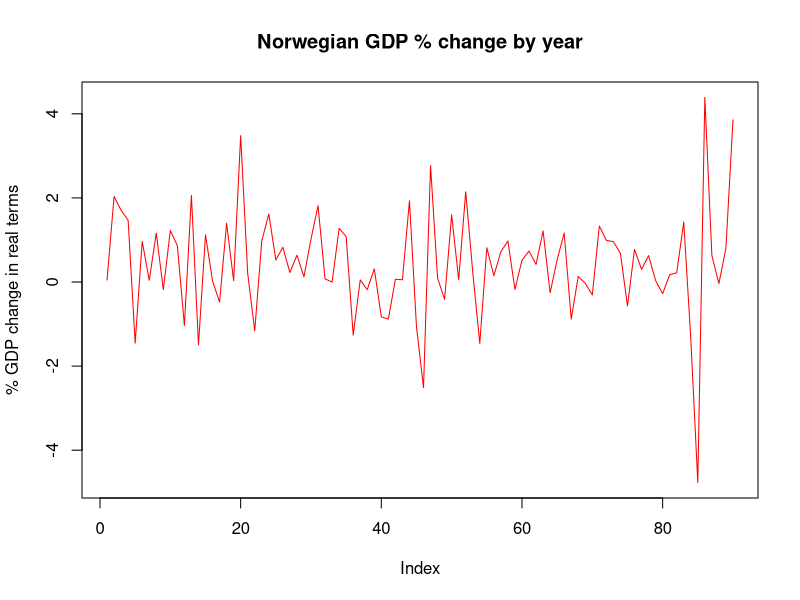
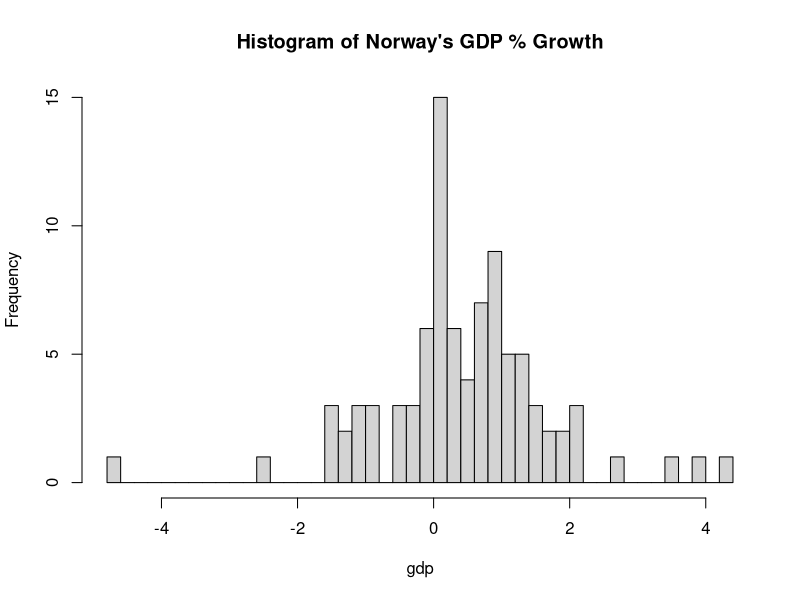
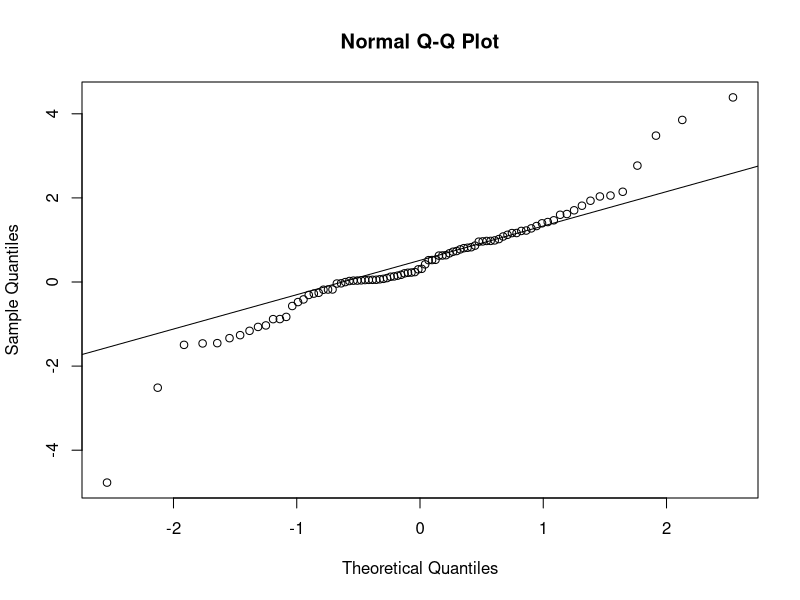
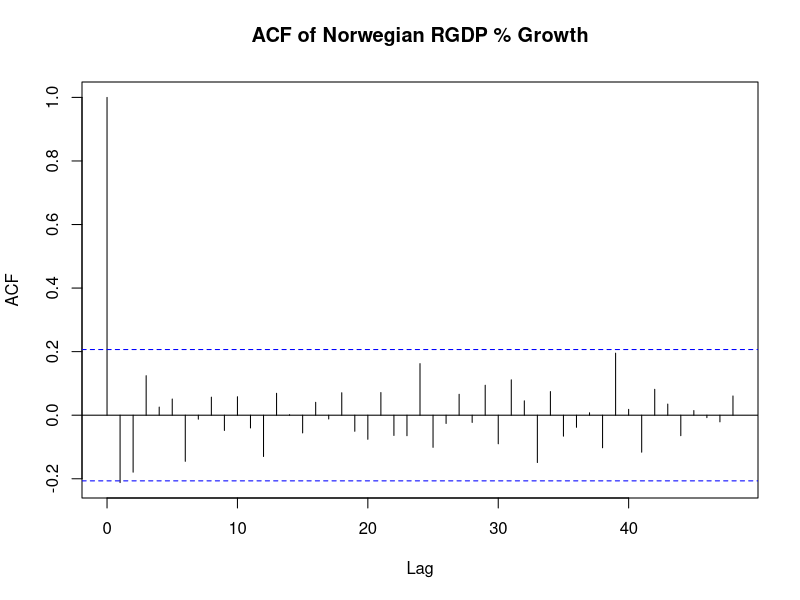
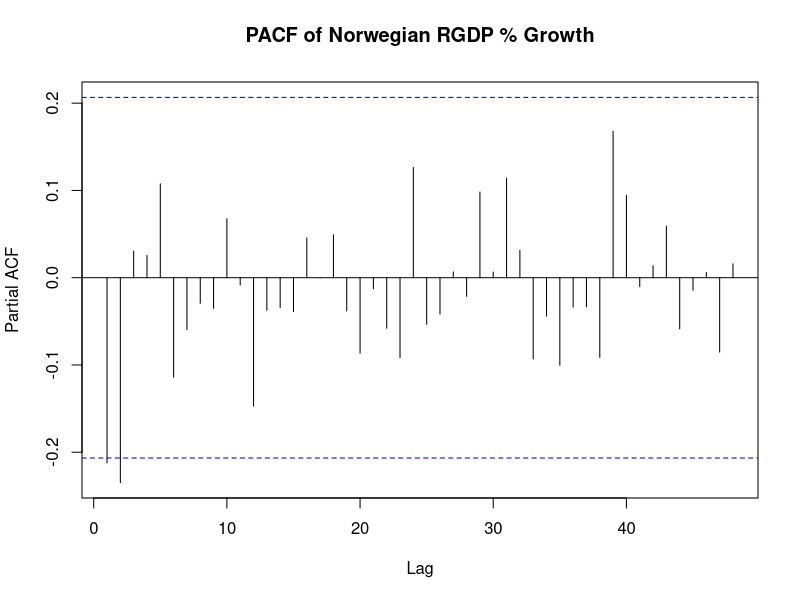
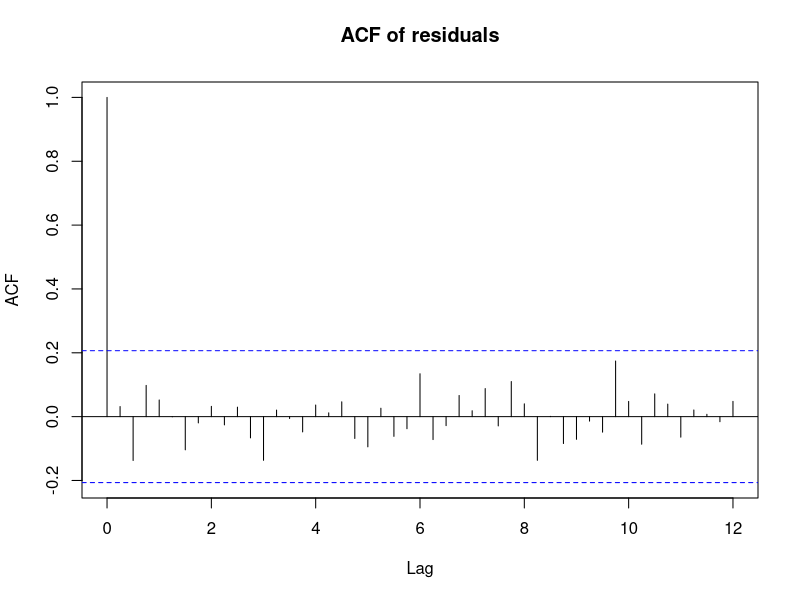
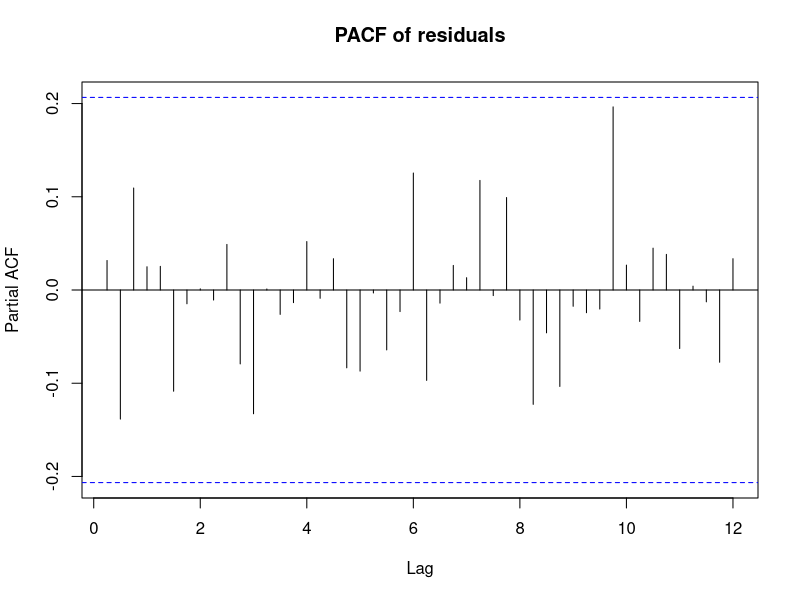
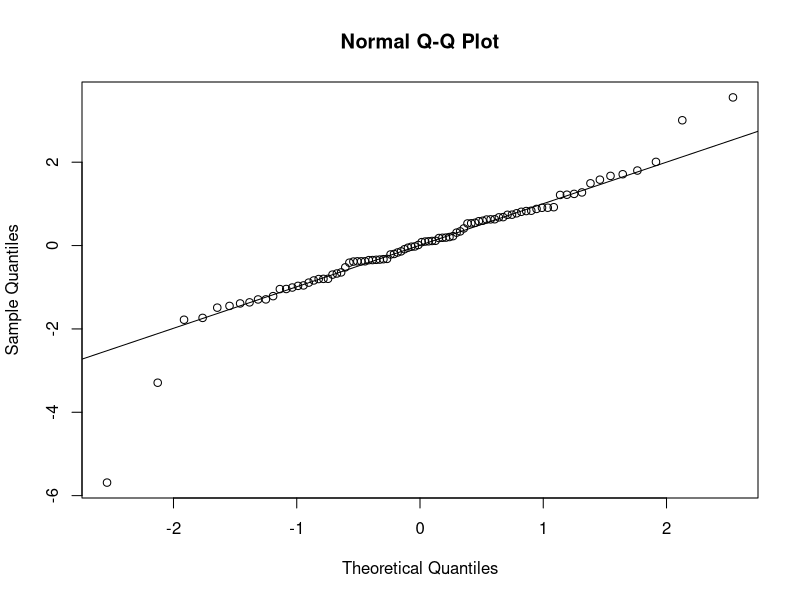

Source code (R) for these figures, in order:
library(readxl)
library(nortest)
library(car)

data <- read_excel("EULN1NOR.xlsx", skip=1)
data

# we are dealing with GDP data, therefore we would like to use their log
gdp <- ts(data$`RGDP NOR`, frequency = 4, start=c(2001,1))[-(0:1)]
gdp

# review RGDP by itself
plot(gdp, type="l", col='red', lwd=1, 
      main="Norwegian GDP % change by year", 
      ylab="% GDP change in real terms")
hist(gdp, nclass=50, main="Histogram of Norway's GDP % Growth")

# test for normality
shapiro.test(gdp)
lillie.test(gdp)
qqnorm(gdp)
qqline(gdp)


# ===== BOX JENKINS =====

acf(gdp, 48, main="ACF of Norwegian RGDP % Growth") #ma(1)
pacf(gdp, 48, main="PACF of Norwegian RGDP % Growth") # ar(1,2)

# ===== MA(1) =====
ma1 = arima(gdp, order=c(0,0,1))
ma1 # all ok

# evaluate
ma1res = ts(ma1$residuals, frequency = 4, start=c(2001,1))
acf(ma1res, 48, main="ACF of residuals")
pacf(ma1res, 48, main="PACF of residuals")

shapiro.test(ma1res)
lillie.test(ma1res)
qqnorm(ma1res)
qqline(ma1res)

acf(ts(ma1res^2), 48, main="ACF of squared residuals")
pacf(ts(ma1res^2), 48, main="PACF of squared residuals")


# ===== MA({1,4}) =====
ma14 = arima(gdp, order=c(0, 0, 4), fixed=c(NA,0,0,NA,NA))
ma14 # ar1 probs not, ma1 ok, intercept ok

# evaluate
ma14res = ts(ma14$residuals, frequency = 4, start=c(2001,1))
acf(ma14res, 48, main="ACF of residuals")
pacf(ma14res, 48, main="PACF of residuals")
shapiro.test(ma14res)
lillie.test(ma14res)
qqnorm(ma14res)
qqline(ma14res)

acf(ts(ma14res^2,), 48, main="ACF of squared residuals")
pacf(ts(ma14res^2), 48, main="PACF of squared residuals")


# ===== ARΜΑ(1,1) =====
ar1ma1 = arima(gdp, order=c(1, 0, 1))
ar1ma1 # ar1 probs not, ma1 ok, intercept ok

# evaluate
ar1ma1res = ts(ar1ma1$residuals, frequency = 4, start=c(2001,1))
acf(ar1ma1res, 48, main="ACF of residuals")
pacf(ar1ma1res, 48, main="PACF of residuals")
shapiro.test(ar1ma1res)
lillie.test(ar1ma1res)
qqnorm(ar1ma1res)
qqline(ar1ma1res)

acf(ts(ar1ma1res^2,), 48, main="ACF of squared residuals")
pacf(ts(ar1ma1res^2), 48, main="PACF of squared residuals")

# We choose MA(1)


# ===== SIMPLE OLS MODEL ===== 
lm_data = data[-(0:9),]
model <- lm(`RGDP NOR` ~ .-`...1`, data=lm_data)
summary(model)

# evaluate hypotheses
model_res = model$residuals
acf(model_res, 48, main="ACF of residuals")
pacf(model_res, 48, main="PACF of residuals")
shapiro.test(model_res)
lillie.test(model_res)
qqnorm(model_res)
qqline(model_res)

# check for multicolinearity
# this will notify us of variables that most likely need to be removed
# after we fit our mixed model
vif(model)


# ===== MIXED ARIMA MODEL =====

# create mixed ARIMA model
lm_ma1 = arima(model_res, order=c(0,0,1), include.mean=F)
lm_ma1

acf(lm_ma1$residuals, 48, main="ACF of residuals")
pacf(lm_ma1$residuals, 48, main="PACF of residuals")


mixed_model = arima(lm_data$`RGDP NOR`, order=c(0,0,1), include.mean=F, 
               xreg=cbind(lm_data[,-(0:2)]))
mixed_model

# check if stationarity, normality, heteroscedasticity indicators are normal 
mixed_model_res = mixed_model$residuals
acf(ts(mixed_model_res), 48, main="ACF of residuals")
pacf(ts(mixed_model_res), 48, main="PACF of residuals")
shapiro.test(mixed_model_res)
lillie.test(mixed_model_res)
qqnorm(mixed_model_res)
qqline(mixed_model_res)

acf(ts(mixed_model_res^2,), 48, main="ACF of squared residuals")
pacf(ts(mixed_model_res^2), 48, main="PACF of squared residuals")               

# TODO: check whether other tests are applicable


# ===== MANUAL PARAMETER SELECTION FOR MULTIPLE REGRESSION MA(1) ===== 

m0 = arima(lm_data$`RGDP NOR`, order=c(0,0,1), 
           xreg=cbind(lm_data[,-(0:2)]))
m0

m1 = arima(lm_data$`RGDP NOR`, order=c(0,0,1), 
           xreg=cbind(lm_data[,c(4,5,6,7,8,9,10,11,14,15)]))
m1

m2 = arima(lm_data$`RGDP NOR`, order=c(0,0,1), 
           xreg=cbind(lm_data[,c(4,6,7,9,10,11,15)]))
m2

m3 = arima(lm_data$`RGDP NOR`, order=c(0,0,1), 
                    xreg=cbind(lm_data[,c(6,7,9,10,11,15)]))
m3

m4 = arima(lm_data$`RGDP NOR`, order=c(0,0,1), 
           xreg=cbind(lm_data[,c(6,10,14,15)]))
m4 

m5 = arima(lm_data$`RGDP NOR`, order=c(0,0,1), 
           xreg=cbind(lm_data[,c(6,10,14)]))
m5

# choose m4 based on loglikelihood, AIC
final_model = m4
